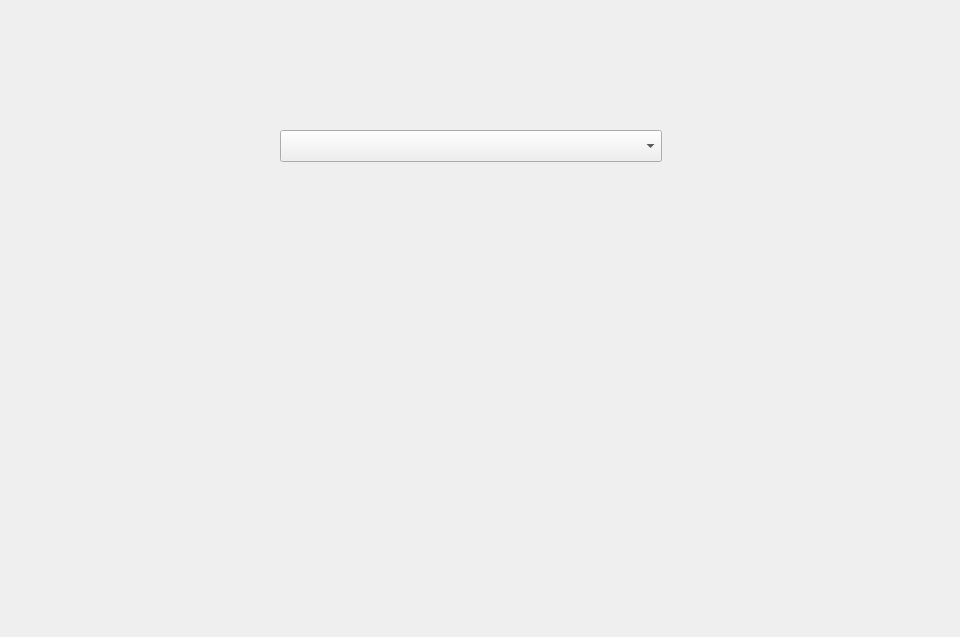
<?xml version="1.0" encoding="UTF-8"?>
<ui version="4.0">
 <class>SectionView</class>
 <widget class="QWidget" name="SectionView">
  <property name="geometry">
   <rect>
    <x>0</x>
    <y>0</y>
    <width>960</width>
    <height>637</height>
   </rect>
  </property>
  <property name="windowTitle">
   <string>Form</string>
  </property>
  <layout class="QHBoxLayout" name="horizontalLayout">
   <property name="leftMargin">
    <number>0</number>
   </property>
   <property name="topMargin">
    <number>0</number>
   </property>
   <property name="rightMargin">
    <number>0</number>
   </property>
   <property name="bottomMargin">
    <number>0</number>
   </property>
   <item>
    <widget class="QScrollArea" name="scrollArea">
     <property name="frameShape">
      <enum>QFrame::NoFrame</enum>
     </property>
     <property name="frameShadow">
      <enum>QFrame::Plain</enum>
     </property>
     <property name="horizontalScrollBarPolicy">
      <enum>Qt::ScrollBarAlwaysOff</enum>
     </property>
     <property name="sizeAdjustPolicy">
      <enum>QAbstractScrollArea::AdjustToContents</enum>
     </property>
     <property name="widgetResizable">
      <bool>true</bool>
     </property>
     <property name="alignment">
      <set>Qt::AlignHCenter|Qt::AlignTop</set>
     </property>
     <widget class="QWidget" name="scrollAreaWidgetContents">
      <property name="geometry">
       <rect>
        <x>280</x>
        <y>0</y>
        <width>400</width>
        <height>637</height>
       </rect>
      </property>
      <property name="minimumSize">
       <size>
        <width>200</width>
        <height>200</height>
       </size>
      </property>
      <property name="maximumSize">
       <size>
        <width>400</width>
        <height>16777215</height>
       </size>
      </property>
      <widget class="ComboBox" name="comboBox">
       <property name="geometry">
        <rect>
         <x>0</x>
         <y>130</y>
         <width>382</width>
         <height>32</height>
        </rect>
       </property>
      </widget>
     </widget>
    </widget>
   </item>
  </layout>
 </widget>
 <customwidgets>
  <customwidget>
   <class>ComboBox</class>
   <extends>QComboBox</extends>
   <header>combobox.h</header>
  </customwidget>
 </customwidgets>
 <resources/>
 <connections/>
</ui>
